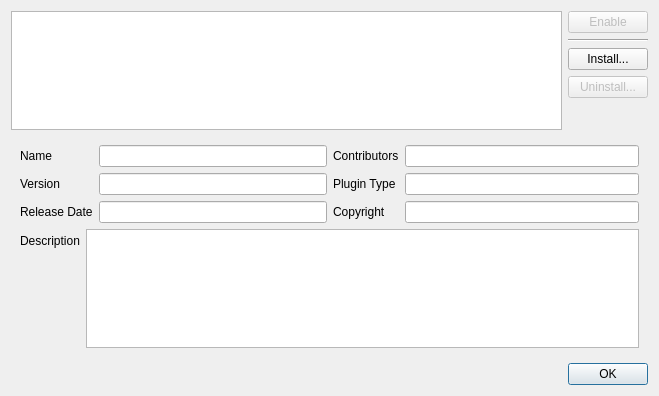
<?xml version="1.0" encoding="UTF-8"?>
<ui version="4.0">
 <class>Form_ManagePlugins</class>
 <widget class="QDialog" name="Form_ManagePlugins">
  <property name="geometry">
   <rect>
    <x>0</x>
    <y>0</y>
    <width>659</width>
    <height>396</height>
   </rect>
  </property>
  <property name="windowTitle">
   <string>Manage Plugins</string>
  </property>
  <layout class="QVBoxLayout" name="verticalLayout_3">
   <item>
    <widget class="QWidget" name="widget_7" native="true">
     <layout class="QHBoxLayout" name="horizontalLayout_2">
      <property name="leftMargin">
       <number>0</number>
      </property>
      <property name="topMargin">
       <number>0</number>
      </property>
      <property name="rightMargin">
       <number>0</number>
      </property>
      <property name="bottomMargin">
       <number>0</number>
      </property>
      <item>
       <widget class="QListWidget" name="PluginList_listWidget">
        <property name="sortingEnabled">
         <bool>true</bool>
        </property>
       </widget>
      </item>
      <item>
       <widget class="QWidget" name="widget" native="true">
        <layout class="QVBoxLayout" name="verticalLayout_2">
         <property name="leftMargin">
          <number>0</number>
         </property>
         <property name="topMargin">
          <number>0</number>
         </property>
         <property name="rightMargin">
          <number>0</number>
         </property>
         <property name="bottomMargin">
          <number>0</number>
         </property>
         <item>
          <widget class="QPushButton" name="Enable_pushButton">
           <property name="enabled">
            <bool>false</bool>
           </property>
           <property name="text">
            <string>Enable</string>
           </property>
          </widget>
         </item>
         <item>
          <widget class="Line" name="line">
           <property name="orientation">
            <enum>Qt::Horizontal</enum>
           </property>
          </widget>
         </item>
         <item>
          <widget class="QPushButton" name="Install_pushButton">
           <property name="text">
            <string>Install...</string>
           </property>
          </widget>
         </item>
         <item>
          <widget class="QPushButton" name="Uninstall_pushButton">
           <property name="enabled">
            <bool>false</bool>
           </property>
           <property name="text">
            <string>Uninstall...</string>
           </property>
          </widget>
         </item>
         <item>
          <spacer name="verticalSpacer">
           <property name="orientation">
            <enum>Qt::Vertical</enum>
           </property>
           <property name="sizeHint" stdset="0">
            <size>
             <width>20</width>
             <height>40</height>
            </size>
           </property>
          </spacer>
         </item>
        </layout>
       </widget>
      </item>
     </layout>
    </widget>
   </item>
   <item>
    <widget class="QWidget" name="widget_2" native="true">
     <layout class="QVBoxLayout" name="verticalLayout">
      <item>
       <widget class="QWidget" name="widget_6" native="true">
        <layout class="QHBoxLayout" name="horizontalLayout">
         <property name="leftMargin">
          <number>0</number>
         </property>
         <property name="topMargin">
          <number>0</number>
         </property>
         <property name="rightMargin">
          <number>0</number>
         </property>
         <property name="bottomMargin">
          <number>0</number>
         </property>
         <item>
          <widget class="QWidget" name="widget_3" native="true">
           <property name="sizePolicy">
            <sizepolicy hsizetype="Preferred" vsizetype="Maximum">
             <horstretch>0</horstretch>
             <verstretch>0</verstretch>
            </sizepolicy>
           </property>
           <layout class="QFormLayout" name="formLayout">
            <property name="leftMargin">
             <number>0</number>
            </property>
            <property name="topMargin">
             <number>0</number>
            </property>
            <property name="rightMargin">
             <number>0</number>
            </property>
            <property name="bottomMargin">
             <number>0</number>
            </property>
            <item row="0" column="0">
             <widget class="QLabel" name="label">
              <property name="text">
               <string>Name</string>
              </property>
             </widget>
            </item>
            <item row="0" column="1">
             <widget class="QLineEdit" name="Name_lineEdit">
              <property name="readOnly">
               <bool>true</bool>
              </property>
             </widget>
            </item>
            <item row="3" column="0">
             <widget class="QLabel" name="label_3">
              <property name="text">
               <string>Release Date</string>
              </property>
             </widget>
            </item>
            <item row="3" column="1">
             <widget class="QLineEdit" name="ReleaseDate_lineEdit">
              <property name="readOnly">
               <bool>true</bool>
              </property>
             </widget>
            </item>
            <item row="1" column="0">
             <widget class="QLabel" name="label_7">
              <property name="text">
               <string>Version</string>
              </property>
             </widget>
            </item>
            <item row="1" column="1">
             <widget class="QLineEdit" name="Version_lineEdit"/>
            </item>
           </layout>
          </widget>
         </item>
         <item>
          <widget class="QWidget" name="widget_4" native="true">
           <property name="sizePolicy">
            <sizepolicy hsizetype="Preferred" vsizetype="Preferred">
             <horstretch>0</horstretch>
             <verstretch>0</verstretch>
            </sizepolicy>
           </property>
           <layout class="QFormLayout" name="formLayout_2">
            <property name="leftMargin">
             <number>0</number>
            </property>
            <property name="topMargin">
             <number>0</number>
            </property>
            <property name="rightMargin">
             <number>0</number>
            </property>
            <property name="bottomMargin">
             <number>0</number>
            </property>
            <item row="0" column="0">
             <widget class="QLabel" name="label_4">
              <property name="text">
               <string>Contributors</string>
              </property>
             </widget>
            </item>
            <item row="0" column="1">
             <widget class="QLineEdit" name="Contrib_lineEdit">
              <property name="readOnly">
               <bool>true</bool>
              </property>
             </widget>
            </item>
            <item row="1" column="0">
             <widget class="QLabel" name="label_6">
              <property name="text">
               <string>Plugin Type</string>
              </property>
             </widget>
            </item>
            <item row="1" column="1">
             <widget class="QLineEdit" name="PluginType_lineEdit">
              <property name="readOnly">
               <bool>true</bool>
              </property>
             </widget>
            </item>
            <item row="2" column="1">
             <widget class="QLineEdit" name="Copyright_lineEdit">
              <property name="readOnly">
               <bool>true</bool>
              </property>
             </widget>
            </item>
            <item row="2" column="0">
             <widget class="QLabel" name="label_2">
              <property name="text">
               <string>Copyright</string>
              </property>
             </widget>
            </item>
           </layout>
          </widget>
         </item>
        </layout>
       </widget>
      </item>
      <item>
       <widget class="QWidget" name="widget_5" native="true">
        <property name="sizePolicy">
         <sizepolicy hsizetype="Preferred" vsizetype="Maximum">
          <horstretch>0</horstretch>
          <verstretch>0</verstretch>
         </sizepolicy>
        </property>
        <layout class="QFormLayout" name="formLayout_3">
         <property name="leftMargin">
          <number>0</number>
         </property>
         <property name="topMargin">
          <number>0</number>
         </property>
         <property name="rightMargin">
          <number>0</number>
         </property>
         <property name="bottomMargin">
          <number>0</number>
         </property>
         <item row="0" column="0">
          <widget class="QLabel" name="label_5">
           <property name="text">
            <string>Description</string>
           </property>
          </widget>
         </item>
         <item row="0" column="1">
          <widget class="QTextEdit" name="Description_textEdit">
           <property name="sizePolicy">
            <sizepolicy hsizetype="Expanding" vsizetype="Expanding">
             <horstretch>0</horstretch>
             <verstretch>0</verstretch>
            </sizepolicy>
           </property>
           <property name="readOnly">
            <bool>true</bool>
           </property>
          </widget>
         </item>
        </layout>
       </widget>
      </item>
     </layout>
    </widget>
   </item>
   <item>
    <widget class="QWidget" name="widget_8" native="true">
     <layout class="QHBoxLayout" name="horizontalLayout_3">
      <property name="leftMargin">
       <number>0</number>
      </property>
      <property name="topMargin">
       <number>0</number>
      </property>
      <property name="rightMargin">
       <number>0</number>
      </property>
      <property name="bottomMargin">
       <number>0</number>
      </property>
      <item>
       <widget class="QDialogButtonBox" name="buttonBox">
        <property name="sizePolicy">
         <sizepolicy hsizetype="MinimumExpanding" vsizetype="Fixed">
          <horstretch>0</horstretch>
          <verstretch>0</verstretch>
         </sizepolicy>
        </property>
        <property name="orientation">
         <enum>Qt::Horizontal</enum>
        </property>
        <property name="standardButtons">
         <set>QDialogButtonBox::Ok</set>
        </property>
       </widget>
      </item>
     </layout>
    </widget>
   </item>
  </layout>
 </widget>
 <resources/>
 <connections>
  <connection>
   <sender>buttonBox</sender>
   <signal>accepted()</signal>
   <receiver>Form_ManagePlugins</receiver>
   <slot>accept()</slot>
   <hints>
    <hint type="sourcelabel">
     <x>248</x>
     <y>254</y>
    </hint>
    <hint type="destinationlabel">
     <x>157</x>
     <y>274</y>
    </hint>
   </hints>
  </connection>
  <connection>
   <sender>buttonBox</sender>
   <signal>rejected()</signal>
   <receiver>Form_ManagePlugins</receiver>
   <slot>reject()</slot>
   <hints>
    <hint type="sourcelabel">
     <x>316</x>
     <y>260</y>
    </hint>
    <hint type="destinationlabel">
     <x>286</x>
     <y>274</y>
    </hint>
   </hints>
  </connection>
 </connections>
</ui>
